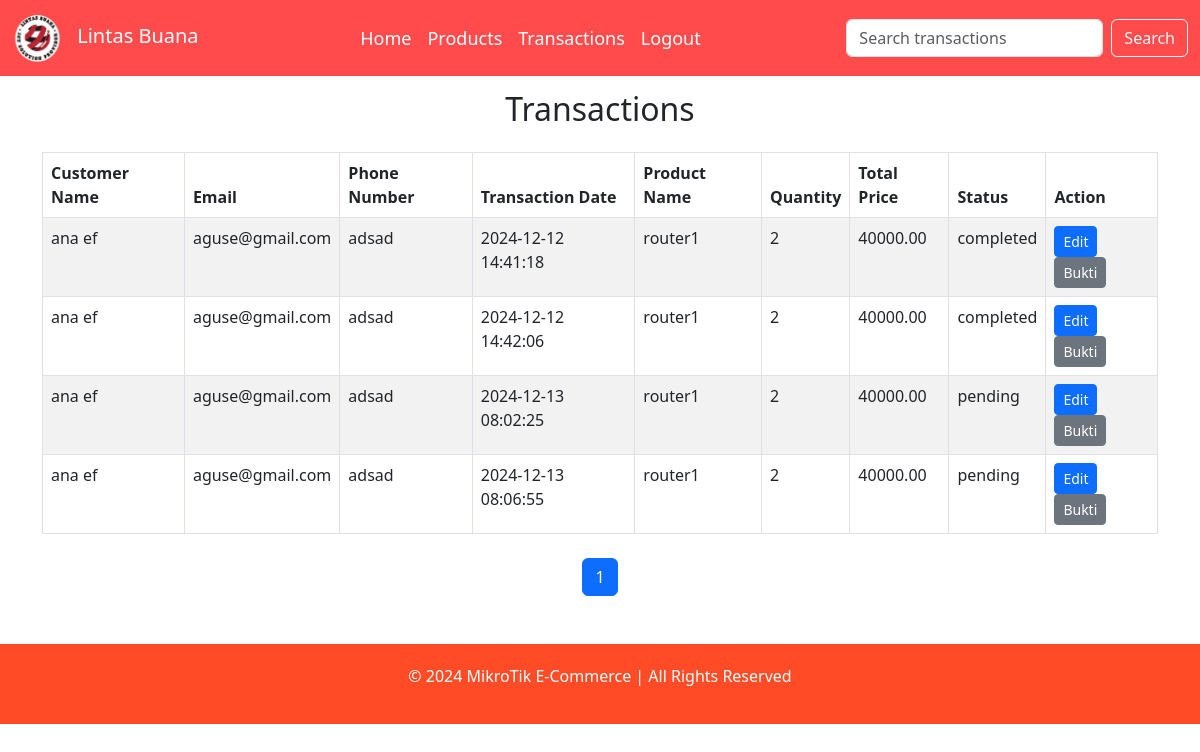
Page /admin/transactions.php (signed in) on the earlier database version.
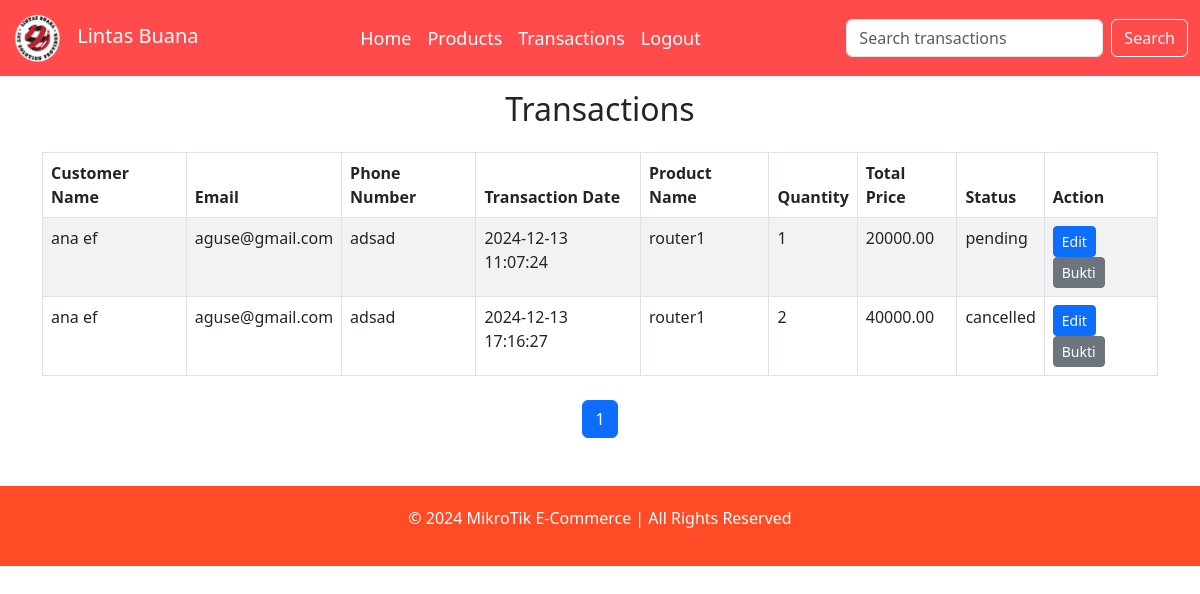
Same page on the later database version.
### tables this page shows
CREATE TABLE `transaction` (
  `transaction_id` int(11) NOT NULL,
  `transaction_date` datetime DEFAULT current_timestamp(),
  `customer_id` int(11) DEFAULT NULL
);

CREATE TABLE `customer` (
  `customer_id` int(11) NOT NULL,
  `first_name` varchar(100) NOT NULL,
  `last_name` varchar(100) NOT NULL,
  `email` varchar(100) NOT NULL,
  `phone_number` varchar(20) DEFAULT NULL,
  `customer_address` varchar(255) NOT NULL
);

CREATE TABLE `product` (
  `product_id` int(11) NOT NULL,
  `product_name` varchar(100) NOT NULL,
  `product_price` decimal(10,2) NOT NULL,
  `product_description` text DEFAULT NULL,
  `category_id` int(11) NOT NULL,
  `product_image` varchar(255) NOT NULL,
  `product_stock` int(11) NOT NULL
);

CREATE TABLE `transaction_detail` (
  `transaction_detail_id` int(11) NOT NULL,
  `transaction_id` int(11) DEFAULT NULL,
  `product_id` int(11) DEFAULT NULL,
  `quantity` int(11) DEFAULT NULL,
  `total_price` decimal(10,2) DEFAULT NULL,
  `status` enum('cancelled','pending','completed') DEFAULT 'pending',
  `payment_proof` varchar(255) DEFAULT NULL,
  `transaction_description` varchar(255) NOT NULL
);

### admin/transactions.php (the view, shortened to what the changed rows need)
<?php
include 'config.php';
$transactionsPerPage = 8;
$page = isset($_GET['page']) ? $_GET['page'] : 1;
$startFrom = ($page - 1) * $transactionsPerPage;
$searchQuery = isset($_GET['search']) ? $_GET['search'] : '';
if ($searchQuery != '') {
    $query = "SELECT t.transaction_id, t.transaction_date,
                 CONCAT(c.first_name, ' ', c.last_name) AS customer_name,
                 c.email, c.phone_number,
                 p.product_name, td.quantity, td.total_price, td.status, td.payment_proof
          FROM transaction t
          JOIN transaction_detail td ON t.transaction_id = td.transaction_id
          JOIN customer c ON t.customer_id = c.customer_id
          JOIN product p ON td.product_id = p.product_id
          WHERE c.first_name LIKE '%$searchQuery%'
             OR c.last_name LIKE '%$searchQuery%'
             OR p.product_name LIKE '%$searchQuery%'
             OR t.transaction_date LIKE '%$searchQuery%'
          LIMIT $startFrom, $transactionsPerPage";
} else {
    $query = "SELECT t.transaction_id, t.transaction_date,
                     CONCAT(c.first_name, ' ', c.last_name) AS customer_name,
                     c.email, c.phone_number,
                     p.product_name, td.quantity, td.total_price , td.status, td.payment_proof
              FROM transaction t
              JOIN transaction_detail td ON t.transaction_id = td.transaction_id
              JOIN customer c ON t.customer_id = c.customer_id
              JOIN product p ON td.product_id = p.product_id
              LIMIT $startFrom, $transactionsPerPage";
}
$result = mysqli_query($conn, $query);
?>
<!DOCTYPE html>
<html lang="en">
<head>
    <link href="style.css" rel="stylesheet">
    <link href="https://cdn.jsdelivr.net/npm/bootstrap@5.3.0-alpha1/dist/css/bootstrap.min.css" rel="stylesheet">
</head>
<body>
    <section class="container my-5">
        <h2 class="text-center mb-4">Transactions</h2>
        <table class="table table-bordered table-striped">
            <thead>
                <tr>
                    <th>Customer Name</th>
                    <th>Email</th>
                    <th>Phone Number</th>
                    <th>Transaction Date</th>
                    <th>Product Name</th>
                    <th>Quantity</th>
                    <th>Total Price</th>
                    <th>Status</th>
                    <th>Action</th>
                </tr>
            </thead>
            <tbody>
                <?php
                if (mysqli_num_rows($result) > 0) {
                    while ($row = mysqli_fetch_assoc($result)) {
                        echo '<tr>
                                <td>' . $row['customer_name'] . '</td>
                                <td>' . $row['email'] . '</td>
                                <td>' . $row['phone_number'] . '</td>
                                <td>' . $row['transaction_date'] . '</td>
                                <td>' . $row['product_name'] . '</td>
                                <td>' . $row['quantity'] . '</td>
                                <td>' . $row['total_price'] . '</td>
                                <td>' . $row['status'] . '</td>
                                <td>
                                    <a href="edit_transaction.php?transaction_id=' . $row['transaction_id'] . '" class="btn btn-primary btn-sm">Edit</a>
                                    <button class="btn btn-secondary btn-sm" data-bs-toggle="modal" data-bs-target="#proofModal' . $row['transaction_id'] . '">Bukti</button>
                                </td>
                              </tr>';
                    }
                } else {
                    echo '<tr><td colspan="9" class="text-center">No transactions found.</td></tr>';
                }
                ?>
            </tbody>
        </table>
        <nav aria-label="Page navigation" class="mt-4">
            <ul class="pagination justify-content-center">
                <?php
                if ($searchQuery != '') {
                    $totalQuery = "SELECT COUNT(*) AS total
                                   FROM transaction t
                                   JOIN customer c ON t.customer_id = c.customer_id
                                   WHERE c.first_name LIKE '%$searchQuery%' OR c.last_name LIKE '%$searchQuery%'";
                } else {
                    $totalQuery = "SELECT COUNT(*) AS total FROM transaction";
                }
                $totalResult = mysqli_query($conn, $totalQuery);
                $totalRow = mysqli_fetch_assoc($totalResult);
                $totalTransactions = $totalRow['total'];
                $totalPages = ceil($totalTransactions / $transactionsPerPage);
                for ($i = 1; $i <= $totalPages; $i++) {
                    $activeClass = ($i == $page) ? 'active' : '';
                    echo "<li class='page-item $activeClass'><a class='page-link' href='transactions.php?page=$i&search=$searchQuery'>$i</a></li>";
                }
                ?>
            </ul>
        </nav>
    </section>
</body>
</html>

Differences in the rows shown:
removed transaction: customer_name "ana ef", customer.email "aguse@gmail.com", customer.phone_number "adsad", transaction_date "2024-12-12 14:41:18", product.product_name "router1", transaction_detail.quantity "2", transaction_detail.total_price "40000.00", transaction_detail.status "completed"
removed transaction: customer_name "ana ef", customer.email "aguse@gmail.com", customer.phone_number "adsad", transaction_date "2024-12-12 14:42:06", product.product_name "router1", transaction_detail.quantity "2", transaction_detail.total_price "40000.00", transaction_detail.status "completed"
removed transaction: customer_name "ana ef", customer.email "aguse@gmail.com", customer.phone_number "adsad", transaction_date "2024-12-13 08:02:25", product.product_name "router1", transaction_detail.quantity "2", transaction_detail.total_price "40000.00", transaction_detail.status "pending"
removed transaction: customer_name "ana ef", customer.email "aguse@gmail.com", customer.phone_number "adsad", transaction_date "2024-12-13 08:06:55", product.product_name "router1", transaction_detail.quantity "2", transaction_detail.total_price "40000.00", transaction_detail.status "pending"
added transaction: customer_name "ana ef", customer.email "aguse@gmail.com", customer.phone_number "adsad", transaction_date "2024-12-13 11:07:24", product.product_name "router1", transaction_detail.quantity "1", transaction_detail.total_price "20000.00", transaction_detail.status "pending"
added transaction: customer_name "ana ef", customer.email "aguse@gmail.com", customer.phone_number "adsad", transaction_date "2024-12-13 17:16:27", product.product_name "router1", transaction_detail.quantity "2", transaction_detail.total_price "40000.00", transaction_detail.status "cancelled"
